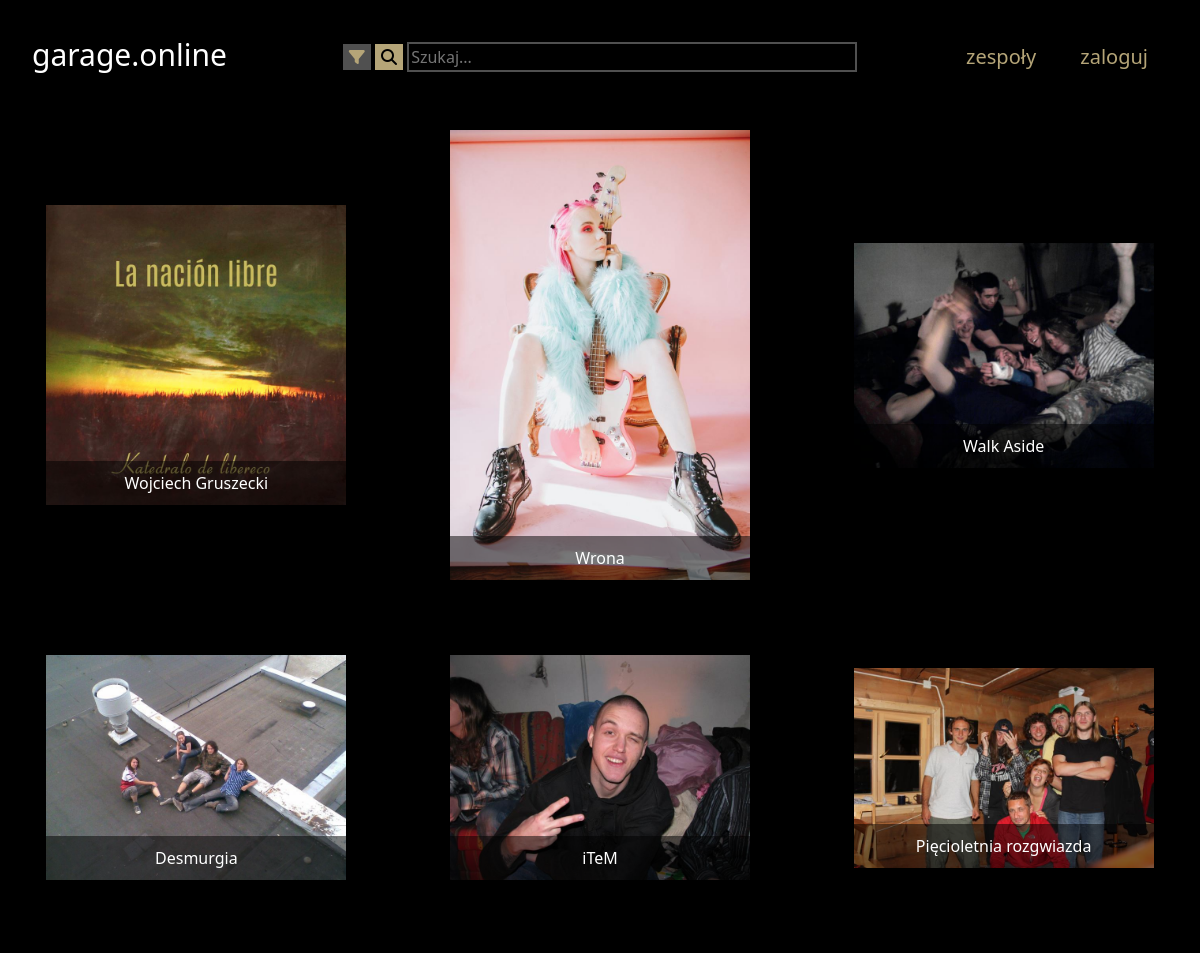
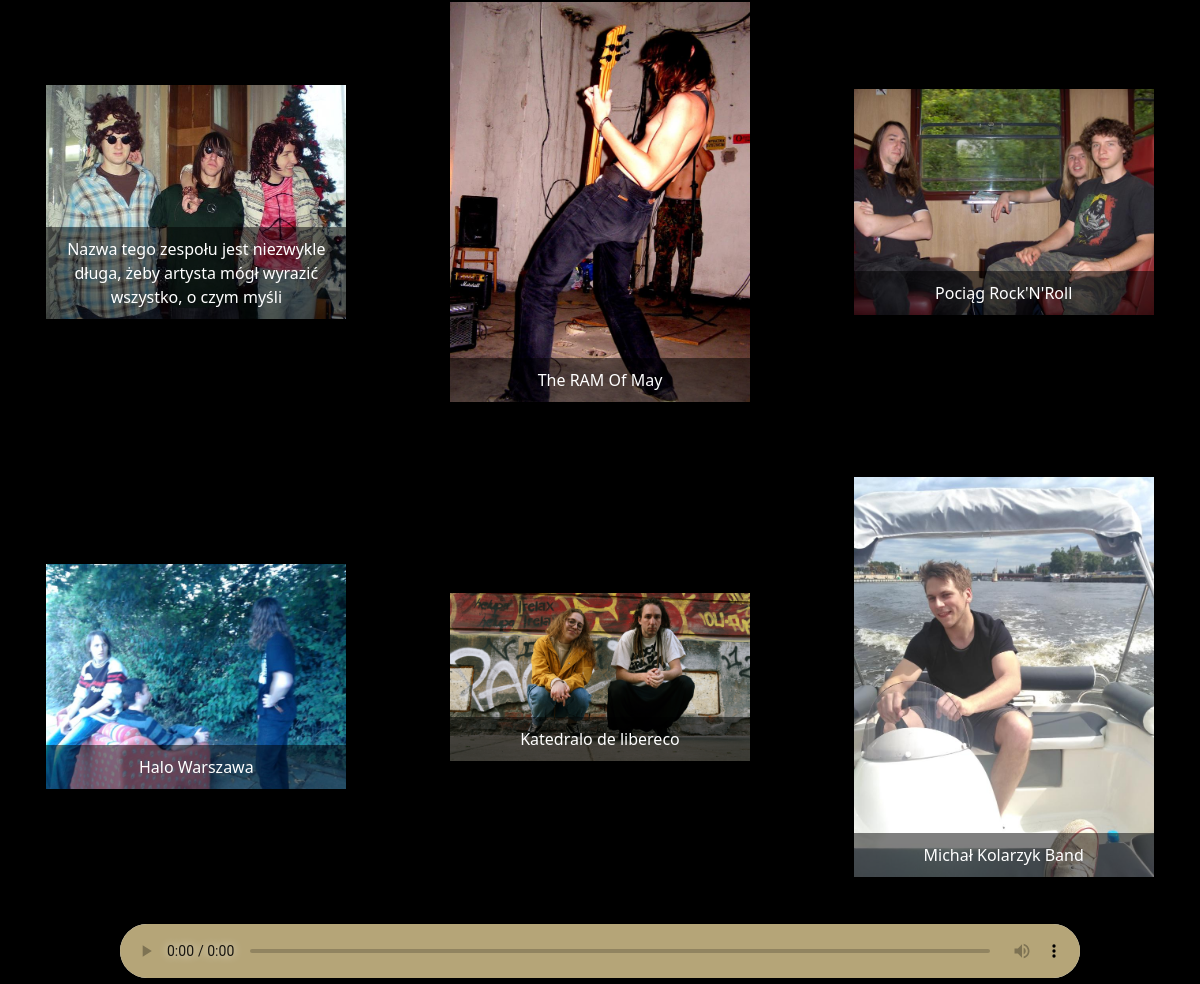
The page / on the database its author committed (2 pictures, top to bottom).
### garage_online/models.py (models this page shows, shortened)
class Band(models.Model):
    name = models.CharField(max_length=100, null=False, blank=False)
    contact_email = models.EmailField(null=True, blank=True)
    show_contact_email = models.BooleanField(default=True)
    short_desc = models.TextField(max_length=150, null=False, blank=False)
    long_desc = models.TextField(null=False, blank=False)
    genre = models.PositiveSmallIntegerField(choices=choices.get_genres(), default=0)
    image = models.ImageField(upload_to='bands_photos', null=False, blank=False)
    country = models.CharField(max_length=2, choices=choices.get_countries(), default='PL')
    city = models.CharField(max_length=50, null=False, blank=False)
    is_active = models.BooleanField(default=True)
    tags = models.CharField(max_length=100, null=True, blank=True)
    add_2db_date = models.DateField(auto_now_add=True)
    user = models.ManyToManyField(User, related_name='bands')
    social_links = models.OneToOneField(SocialLink, on_delete=models.CASCADE, null=True, blank=True, default=None)

### garage_online/views.py (the view, shortened to what this page needs)
# urls.py: path('', views.all_bands, name='all_bands'),
def all_bands(request):
    bands = Band.objects.all()
    songs = Song.objects.all()
    filters = get_filters()
    split_filters = parse_filters(request.POST)
    if request.method == 'GET':
        pass
    return render(request, 'garage_online/all_bands.html', {'bands': use_sorting(bands, split_filters), 'songs': songs, 'filters': filters})

### garage_online/choices.py (called while the page is built)
def get_default_colors():
    primary_color = '#b5a578'
    text_color = '#ffffff'
    background_color = '#000000'
    background_medium_color = '#202020'
    background_light_color = '#505050'
    return [{
        'primary_color': primary_color,
        'text_color': text_color,
        'background_color': background_color,
        'background_medium_color': background_medium_color,
        'background_light_color': background_light_color
    }]

def get_filters():
    bands = {
        'active': 'aktywne',
        'not_active': 'nieaktywne',
        'with_songs': 'z utworami',
        'without_songs': 'bez utworów'
    }
    songs = {
        'with_lyrics': 'z tekstami',
        'without_lyrics': 'bez tekstów'
    }
    genres = get_genres()
    search_fields = {
        'name': 'nazwa',
        'desc': 'opis',
        'song': 'utwór',
        'tag': 'tag',
        'city': 'miejscowość',
    }
    sort_options = {
        'newest': 'od najnowszych',
        'oldest': 'od najstarszych',
        'a_z': 'a-z',
        'z_a': 'z-a'
    }
    return {
        'bands': bands,
        'songs': songs,
        'genres': genres,
        'search_fields': search_fields,
        'sort_options': sort_options
    }

def get_genres():
    genres = {
        (0, 'other'),
        (1, 'acoustic'),
        (2, 'alternative'),
        (3, 'ambient'),
        (4, 'blues'),
        (5, 'classical'),
        (6, 'country'),
        (7, 'devotional'),
        (8, 'electronic'),
        (9, 'experimental'),
        (10, 'folk'),
        (11, 'funk'),
        (12, 'jazz'),
        (13, 'latin'),
        (14, 'metal'),
        (15, 'pop'),
        (16, 'punk'),
        (17, 'R&B/soul'),
        (18, 'rap'),
        (19, 'rap - instrumental beat'),
        (20, 'reggae'),
        (21, 'rock'),
        (22, 'soundtrack'),
        (23, 'world')
    }
    genres_sorted = sorted(genres, key=lambda tup: tup[0])
    return genres_sorted

### garage_online/templatetags/poll_extras.py (called while the page is built)
@register.inclusion_tag('global_colors.html', takes_context=True)
def get_global_colors(context):
    if context.request.user.is_authenticated:
        global_colors = GlobalColorSet.objects.filter(user=context.request.user)
        if global_colors:
            pass
        else:
            global_colors = get_default_colors()
    else:
        global_colors = get_default_colors()
    return {'global_colors': global_colors}

### garage_online/templates/garage_online/all_bands.html (shortened to what this page needs)
{% extends 'base.html' %}
{% load static %}
{% block body %}
{% if bands|length == 0 %}
    <p>Brak zespołów dla zadanych filtrów.</p>
{% else %}
<div class="flex-container">
    {% for band in bands %}
    <div class="image-box-overlay">
        <img
            src="/media/{{band.image}}"
            class="band-photo-small"
            style="position: relative;"
            onmouseover="showIcons('icon play {{ band.id }}', 'icon info {{ band.id }}', 'image glass {{ band.id }}', 'name glass {{ band.id }}', 'description {{ band.id }}')"
            onmouseout="hideIcons('icon play {{ band.id }}', 'icon info {{ band.id }}', 'image glass {{ band.id }}', 'name glass {{ band.id }}', 'description {{ band.id }}')"
        />
        <div class="text text-overlay">
            <span
                class="span-name-overlay"
                id="name glass {{ band.id }}"
                onmouseover="showIcons('icon play {{ band.id }}', 'icon info {{ band.id }}', 'image glass {{ band.id }}', 'name glass {{ band.id }}', 'description {{ band.id }}')"
                onmouseout="hideIcons('icon play {{ band.id }}', 'icon info {{ band.id }}', 'image glass {{ band.id }}', 'name glass {{ band.id }}', 'description {{ band.id }}')"
            >
                {{ band.name }}
            </span>
        </div>
    </div>
    {% endfor %}
</div>
{% endif %}
<footer class="footer">
    <audio controls seekable controlsList="nodownload" class="player" style="width: 80%;" id="player">
        <source src="" type="audio/mpeg" id="playerSrc">
        <source src="" type="audio/ogg">
    </audio>
</footer>
{% endblock body %}

### garage_online/templates/base.html (shortened to what this page needs)
{% load static %}
{% load poll_extras %}
<!doctype html>
<html lang="en">
<head>
    <link href="https://cdn.jsdelivr.net/npm/bootstrap@5.2.0-beta1/dist/css/bootstrap.min.css" rel="stylesheet">
    <link rel="stylesheet" href="{% static 'garage_online.css' %}">
    <div class="header">
        <text class="logo">
            garage.online
        </text>
        <div class="search" align="center">
            <button id="btn-filter" data-bs-toggle="offcanvas" data-bs-target="#filterOffcanvas" aria-controls="filterOffcanvas" onclick="copySearchInput()">
                <i class="fa-solid fa-filter"></i>
            </button>
            <form method="post" style="display: inline-block;">
                <button id="btn-search" name="btn-search" type="submit">
                    <i class="fa-solid fa-magnifying-glass"></i>
                </button>
                <input type="text" id="search-place" name="search-place" placeholder="Szukaj...">
            </form>
        </div>
        <div class="header-right">
            <a href="{% url 'all_bands' %}">zespoły</a>
            {% if user.is_authenticated %}
                <a href="{% url 'logout' %}">wyloguj</a>
            {% else %}
                <a href="{% url 'login' %}">zaloguj</a>
            {% endif %}
        </div>
    </div>
</head>
<br><br>
<body>
    {% block body %}{% endblock %}
</body>
</html>

### garage_online/static/garage_online.css (style rules this page uses)
:root { --primary-width: 300px; --medium-width: 450px; --large-width: 760px; --button-height-shift: 36px; }
body { padding: 2rem; background-color: var(--background-color); color: var(--text-color); margin-bottom: 75px; }
a { color: var(--primary-color); text-decoration: none; }
.flex-container { display: flex; align-items: center; flex-wrap: wrap; justify-content: space-around; gap: 75px; }
.image-box-overlay { position: relative; }
.text-overlay { position: absolute; bottom: 0px; text-align: center; width: 100%; }
.span-name-overlay { color: var(--text-color); background: rgba(0, 0, 0, 0.5); display: inline-block; width: 100%; padding-top: 10px; padding-bottom: 10px; }
.band-photo-small { width: var(--primary-width); }
.header { top: 0; position: sticky; z-index: 1; height: 50px; width: 100%; background: var(--background-color); }
.logo { font-size: 30px; display: inline-block; }
.search { position: absolute; display: inline-block; top: 10px; left: 0px; width: 100%; }
.search input { position: relative; border: 2px solid var(--background-light-color); background: var(--background-color); color: var(--text-color); width: var(--medium-width); }
#search-place { display: none; }
.header a { position: relative; font-size: 20px; text-decoration: none; padding-left: 20px; padding-right: 20px; }
.header-right { position: relative; display: inline-block; float: right; top: 10px; }
#btn-filter { color: var(--primary-color); background-color: var(--background-light-color); border: none; display: none; }
#btn-search { color: var(--background-color); background-color: var(--primary-color); border: none; display: none; }
.footer { position: fixed; left: 0; bottom: 0; width: 100%; background-color: var(--background-color); color: white; text-align: center; }

### rows shown on the page
Band: image (picture), name "Wojciech Gruszecki"
Band: image (picture), name "Wrona"
Band: image (picture), name "Walk Aside"
Band: image (picture), name "Desmurgia"
Band: image (picture), name "iTeM"
Band: image (picture), name "Pięcioletnia rozgwiazda"
Band: image (picture), name "Nazwa tego zespołu jest niezwykle długa, żeby artysta mógł wyrazić wszystko, o czym myśli"
Band: image (picture), name "The RAM Of May"
Band: image (picture), name "Pociąg Rock'N'Roll"
Band: image (picture), name "Halo Warszawa"
Band: image (picture), name "Katedralo de libereco"
Band: image (picture), name "Michał Kolarzyk Band"
